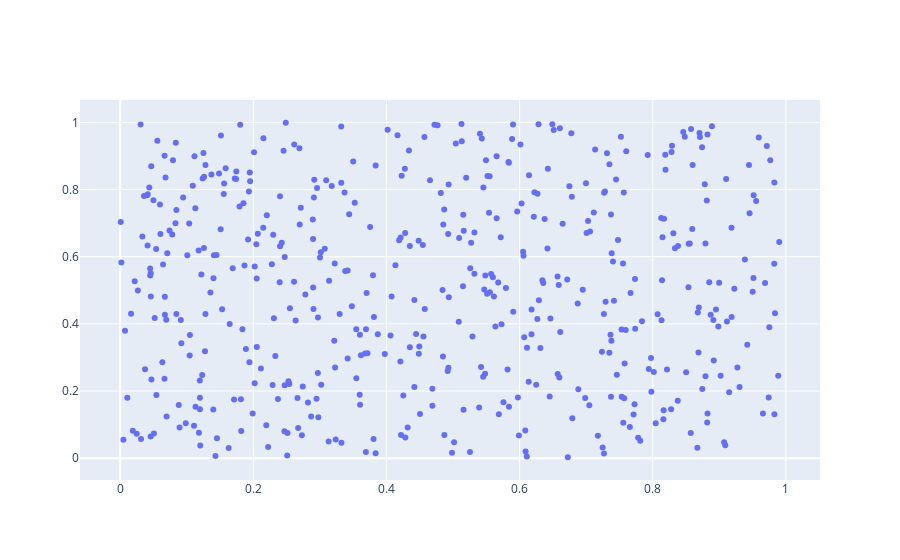

Source (notebook cell):
### Code cell
data=[trace]
iplot(data)

### Figure 1 — Plotly figure (JSON) as saved in the notebook; plotly's stock layout.template omitted (floating-point values rounded to 4 significant figures; data arrays with more than 128 entries replaced by an {"elided": "..."} marker saying what was removed)
{"data": [{"mode": "markers", "type": "scatter", "x": {"elided": "500 float values"}, "y": {"elided": "500 float values"}}], "layout": {}}
